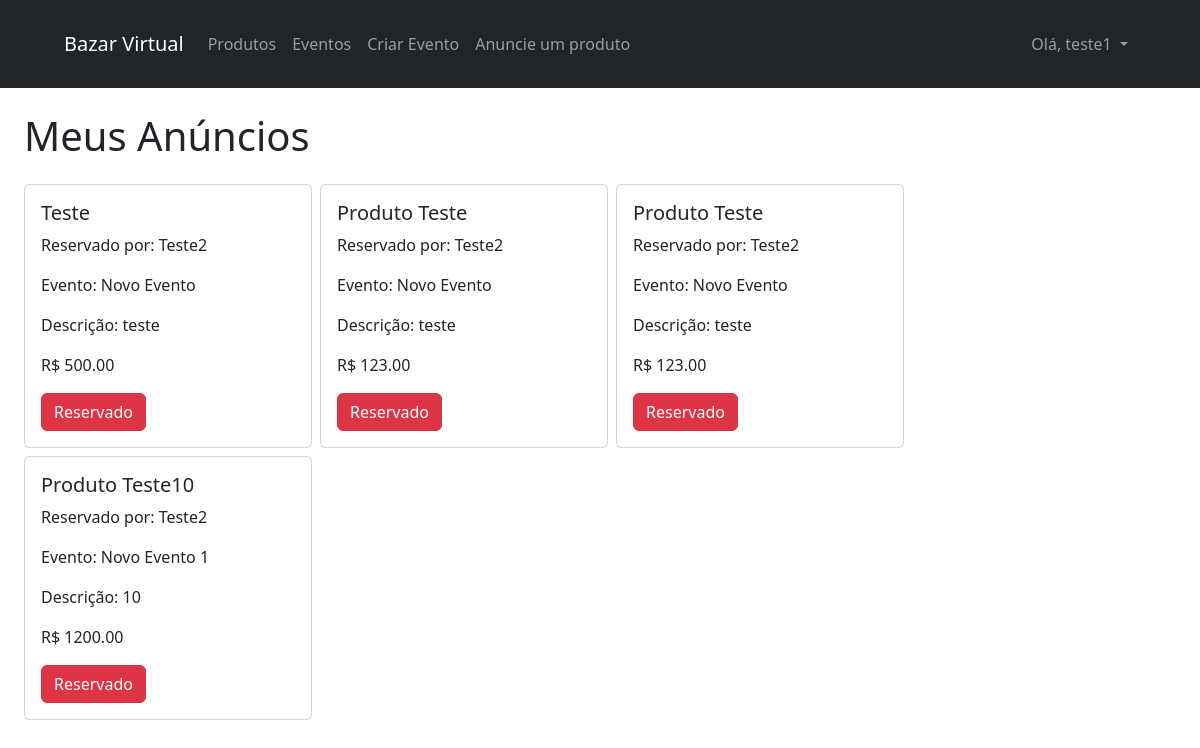
The app's page /meusanuncios/ (signed in) with its own data.
### plataform/models.py (models this page shows, shortened)
class Reserva(models.Model):
    usuario = models.ForeignKey(Usuario, on_delete=models.CASCADE)
    produto = models.ForeignKey(Produto, on_delete=models.CASCADE)

class Produto(models.Model):
    usuario = models.ForeignKey(Usuario, on_delete=models.CASCADE)
    evento = models.ForeignKey(Evento, on_delete=models.CASCADE)
    descricao = models.CharField(max_length=200)
    nome = models.CharField(max_length=50)
    preco = models.DecimalField(max_digits=9, decimal_places=2)
    ehReservado = models.BooleanField(default=False)

class Usuario(models.Model):
    user = models.OneToOneField(User, on_delete=models.CASCADE)
    def __str__(self):
        return f"{self.user.username}"

class Evento(models.Model):
    usuario = models.ForeignKey(Usuario, on_delete=models.CASCADE)
    nome = models.CharField(max_length=100)
    descricao = models.CharField(max_length=200)
    def __str__(self):
        return f"{self.nome}"

### plataform/views.py (the view)
# urls.py: path('meusanuncios/', views.MeusAnuncios.as_view(), name="meusAnuncios"),
@method_decorator(login_required(login_url="/login/"), name='dispatch')
class MeusAnuncios(View):
    def get(self, request, *args, **kwargs):
        produtos = Produto.objects.filter(usuario_id = request.user.usuario.id).filter(ehReservado = False)
        anuncios = Produto.objects.filter(usuario_id = request.user.usuario.id)
        reservados = Reserva.objects.filter(produto__usuario = request.user.usuario)
        contexto = {'anuncios': anuncios, 'reservados': reservados, 'produtos': produtos}
        return render(request, 'meusAnuncios/index.html', contexto)

### plataform/templates/meusAnuncios/index.html (shortened to what this page needs)
{% extends 'layouts/index.html' %}
{% load static %}
{% block content %}
    <main class="container-fluid px-4 mb-5">
        <h2 class="mb-4 fs-1">Meus Anúncios</h2>
        <section class="d-flex flex-row flex-wrap align-items-start gap-2">
    {% if anuncios %}
        {% for reservado in reservados %}
            <div class="card" style="width: 18rem;">
                <div class="card-body">
                <h5 class="card-title">{{reservado.produto.nome | title}}</h5>
                <p class="card-text">Reservado por: {{reservado.usuario | title}} </p>
                <p class="card-text">Evento: {{reservado.produto.evento | title}} </p>
                <p class="card-text">Descrição: {{reservado.produto.descricao}}</p>
                <p class="card-text">R$ {{reservado.produto.preco}}</p>
                <a href="#" class="btn btn-danger" style="pointer-events: none;">Reservado</a>
                </div>
            </div>
        {% endfor %}
    {% else %}
        <h2>Você não possui anúncios cadastrados</h2>
    {% endif %}
        </section>
    </main>
{% endblock %}

### plataform/templates/layouts/index.html (shortened to what this page needs)
{% load static %}
<!DOCTYPE html>
<html lang="en">
<head>
    <link rel="stylesheet" href="https://cdn.jsdelivr.net/npm/bootstrap@5.2.0/dist/css/bootstrap.min.css">
</head>
<body>
    <header class="mb-4">
        <nav class="navbar navbar-expand-lg navbar-dark bg-dark">
            <div class="container-fluid m-3 px-5">
                <a href="/" class="navbar-brand">Bazar Virtual</a>
                <div class="collapse navbar-collapse" id="navbarCollapse">
                    <div class="navbar-nav">
                        {% if request.get_full_path == '/' %}
                        <a href="/" class="nav-item nav-link active">Produtos</a>
                        {% else %}
                        <a href="/" class="nav-item nav-link">Produtos</a>
                        {% endif %}
                        {% if request.get_full_path == '/eventos/' %}
                            <a href="{% url 'plataform:eventos' %}" class="nav-item nav-link active">Eventos</a>
                        {% else %}
                            <a href="{% url 'plataform:eventos' %}" class="nav-item nav-link">Eventos</a>
                        {% endif %}
                        {% if request.get_full_path == '/cadastrarevento/' %}
                            <a href="{% url 'plataform:cadastroEvento' %}" class="nav-item nav-link active"> Criar Evento</a>
                        {% else %}
                            <a href="{% url 'plataform:cadastroEvento' %}" class="nav-item nav-link"> Criar Evento</a>
                        {% endif %}
                        {% if request.get_full_path == '/cadastrarproduto/' %}
                            <a href="{% url 'plataform:cadastroProduto' %}" class="nav-item nav-link active"> Anuncie um produto</a>
                        {% else %}
                            <a href="{% url 'plataform:cadastroProduto' %}" class="nav-item nav-link"> Anuncie um produto</a>
                        {% endif %}
                    </div>
                    {% if request.user.usuario is None %}
                    <div class="navbar-nav ms-auto">
                        <a href="{% url 'plataform:cadastro' %}" class="nav-item nav-link">Cadastrar-se</a>
                        <a href="{% url 'plataform:login' %}" class="nav-item nav-link">Login</a>
                    </div>
                    {% else %}
                    <div class="navbar-nav ms-auto">
                        <li class="nav-item dropdown">
                            <a class="nav-link dropdown-toggle" href="#" role="button" data-bs-toggle="dropdown" aria-expanded="false">
                                Olá, {{ user.username }}
                            </a>
                        </li>
                    </div>
                    {% endif %}
                </div>
            </div>
        </nav>
    </header>
    {% block content %}
    {% endblock %}
</body>
</html>

### records on screen
Reserva: produto.nome "Teste", usuario "Teste2", produto.evento "Novo Evento", produto.descricao "teste", produto.preco "500.00"
Reserva: produto.nome "Produto Teste", usuario "Teste2", produto.evento "Novo Evento", produto.descricao "teste", produto.preco "123.00"
Reserva: produto.nome "Produto Teste", usuario "Teste2", produto.evento "Novo Evento", produto.descricao "teste", produto.preco "123.00"
Reserva: produto.nome "Produto Teste10", usuario "Teste2", produto.evento "Novo Evento 1", produto.descricao "10", produto.preco "1200.00"

### other values on screen
{{ user.username }} "teste1"
